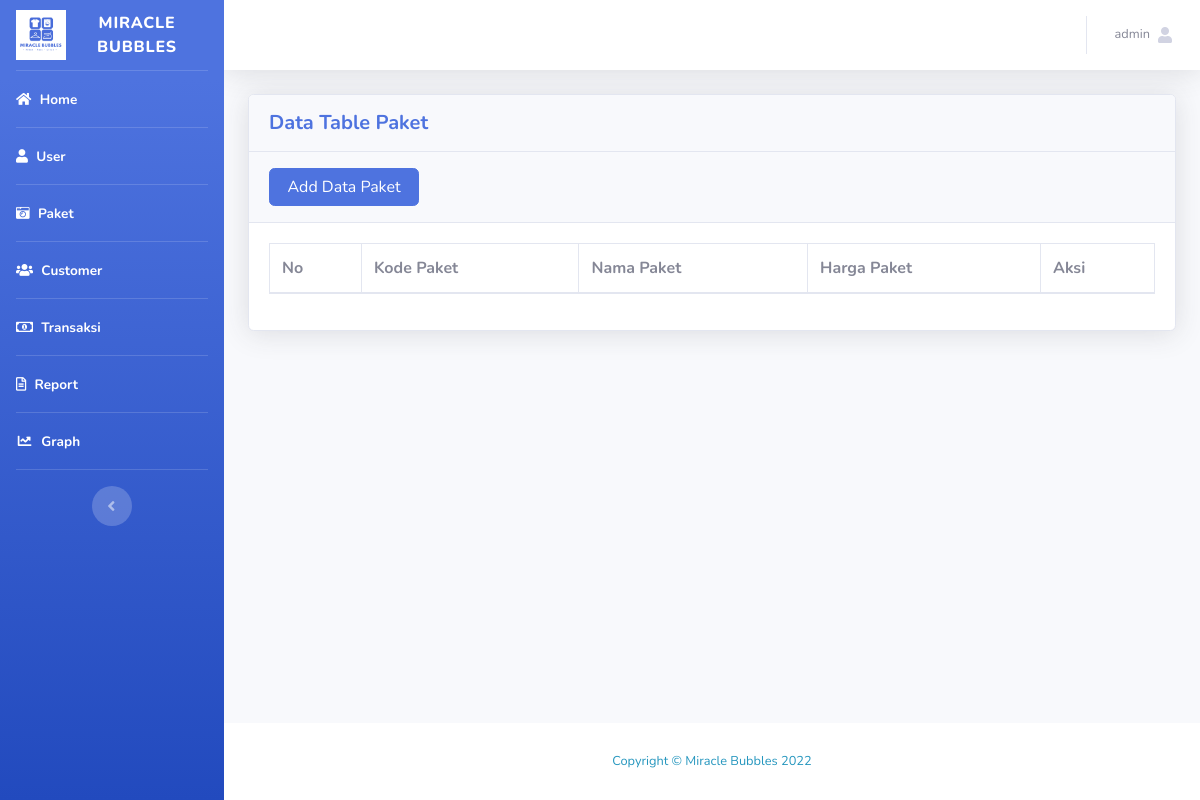
The page /tpaket.php (signed in) on the database as committed earlier.
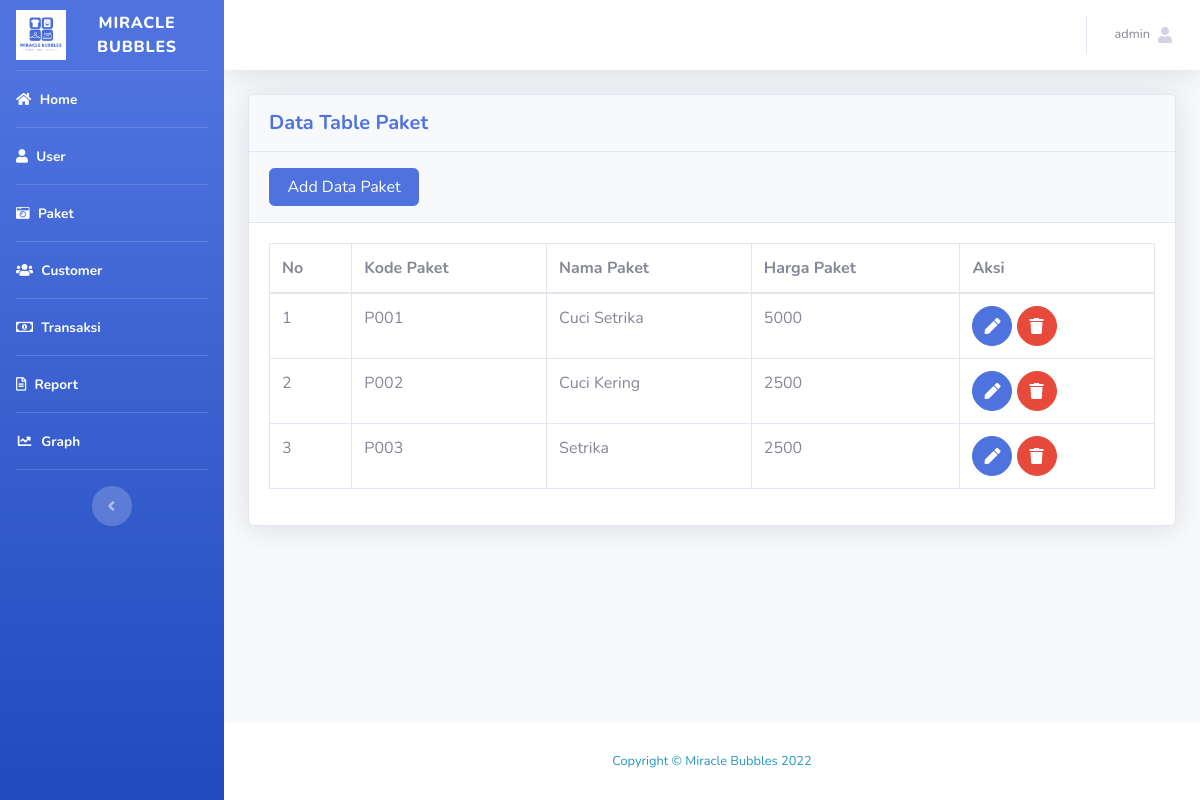
The same page on the database as committed later.
### tables this page shows
CREATE TABLE `tb_paket` (
  `kode_paket` varchar(50) NOT NULL,
  `nama_paket` varchar(255) NOT NULL,
  `harga_paket` int NOT NULL
);

### tpaket.php (the view, shortened to what the changed rows need)
<?php
require("koneksi.php");
$sesLvl = $_SESSION['level'];
?>
<!DOCTYPE html>
<html lang="en">
<head>
    <link href="vendor/fontawesome-free/css/all.min.css" rel="stylesheet" type="text/css">
    <link href="css/sb-admin-2.min.css" rel="stylesheet">
</head>
<body id="page-top">
    <div id="wrapper">
        <div id="content-wrapper" class="d-flex flex-column">
            <div id="content">
                <div class="container-fluid">
                    <div class="card shadow mb-4">
                        <div class="card-body">
                            <div class="table-responsive">
                                <table class="table table-bordered" id="dataTable" width="100%" cellspacing="0">
                                    <thead>
                                        <tr>
                                            <th>No</th>
                                            <th>Kode Paket</th>
                                            <th>Nama Paket</th>
                                            <th>Harga Paket</th>
                                            <th>Aksi</th>
                                        </tr>
                                    </thead>
                                    <tbody>
                                        <?php
                                             $query  = "SELECT * FROM tb_paket";
                                             $result = mysqli_query($koneksi, $query);
                                             $no     = 1;
                                            if ($sesLvl == 1) {
                                                $dis = "";
                                            }else{
                                                $dis = "disabled";
                                            }
                                            while ($row = mysqli_fetch_array($result)){
                                                $userId = $row['kode_paket'];
                                                $paket = $row['nama_paket'];
                                                $harga = $row['harga_paket'];
                                        ?>
                                        <tr>
                                            <td><?php echo $no; ?></td>
                                            <td><?php echo $userId; ?></td>
                                            <td><?php echo $paket; ?></td>
                                            <td><?php echo $harga; ?></td>
                                            <td>
                                            <a href="editpaket.php?kode_paket=<?php echo $row['kode_paket']; ?>" class="btn btn-primary btn-circle <?php echo $dis; ?>"><i class="fas fa-pen"></i></a>
                                            <a href="#" class="btn btn-danger btn-circle <?php echo $dis;?>"
                                            onClick="confirmModal('hapuspaket.php?&kode_paket=<?php echo $row['kode_paket']; ?>');">
                                                <i class="fas fa-trash"></i>
                                            </a>
                                            </td>
                                        </tr>
                                        <?php
                                            $no++;
                                            }
                                        ?>
                                    </tbody>
                                </table>
                            </div>
                        </div>
                    </div>
                </div>
            </div>
        </div>
    </div>
</body>
</html>

Rows that differ between the two databases and show on the page:
added tb_paket: kode_paket "P001", nama_paket "Cuci Setrika", harga_paket "5000"
added tb_paket: kode_paket "P002", nama_paket "Cuci Kering", harga_paket "2500"
added tb_paket: kode_paket "P003", nama_paket "Setrika", harga_paket "2500"
